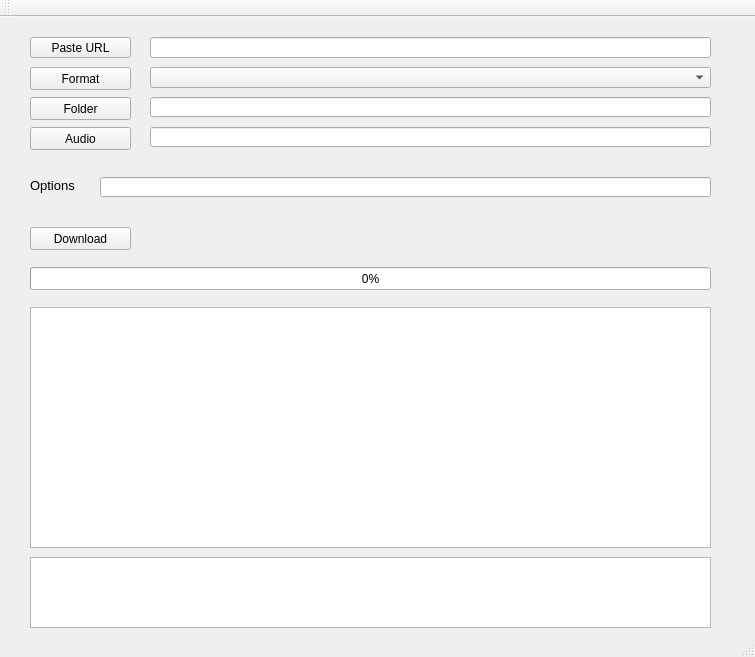
<?xml version="1.0" encoding="UTF-8"?>
<ui version="4.0">
 <class>DownloaderClass</class>
 <widget class="QMainWindow" name="DownloaderClass">
  <property name="geometry">
   <rect>
    <x>0</x>
    <y>0</y>
    <width>755</width>
    <height>657</height>
   </rect>
  </property>
  <property name="windowTitle">
   <string>Downloader</string>
  </property>
  <widget class="QWidget" name="centralWidget">
   <widget class="QLineEdit" name="lnURL">
    <property name="geometry">
     <rect>
      <x>150</x>
      <y>20</y>
      <width>561</width>
      <height>21</height>
     </rect>
    </property>
   </widget>
   <widget class="QPushButton" name="btnPaste">
    <property name="geometry">
     <rect>
      <x>30</x>
      <y>20</y>
      <width>101</width>
      <height>21</height>
     </rect>
    </property>
    <property name="text">
     <string>Paste URL</string>
    </property>
   </widget>
   <widget class="QPushButton" name="btnFormat">
    <property name="geometry">
     <rect>
      <x>30</x>
      <y>50</y>
      <width>101</width>
      <height>23</height>
     </rect>
    </property>
    <property name="text">
     <string>Format</string>
    </property>
   </widget>
   <widget class="QComboBox" name="cmbFormat">
    <property name="geometry">
     <rect>
      <x>150</x>
      <y>50</y>
      <width>561</width>
      <height>21</height>
     </rect>
    </property>
   </widget>
   <widget class="QPushButton" name="btnDownload">
    <property name="geometry">
     <rect>
      <x>30</x>
      <y>210</y>
      <width>101</width>
      <height>23</height>
     </rect>
    </property>
    <property name="text">
     <string>Download</string>
    </property>
   </widget>
   <widget class="QTextEdit" name="txtOutput">
    <property name="geometry">
     <rect>
      <x>30</x>
      <y>290</y>
      <width>681</width>
      <height>241</height>
     </rect>
    </property>
   </widget>
   <widget class="QProgressBar" name="progressBar">
    <property name="geometry">
     <rect>
      <x>30</x>
      <y>250</y>
      <width>681</width>
      <height>23</height>
     </rect>
    </property>
    <property name="value">
     <number>0</number>
    </property>
   </widget>
   <widget class="QTextEdit" name="txtEdit">
    <property name="geometry">
     <rect>
      <x>30</x>
      <y>540</y>
      <width>681</width>
      <height>71</height>
     </rect>
    </property>
   </widget>
   <widget class="QPushButton" name="btnFolder">
    <property name="geometry">
     <rect>
      <x>30</x>
      <y>80</y>
      <width>101</width>
      <height>23</height>
     </rect>
    </property>
    <property name="text">
     <string>Folder</string>
    </property>
   </widget>
   <widget class="QLineEdit" name="edtFolder">
    <property name="geometry">
     <rect>
      <x>150</x>
      <y>80</y>
      <width>561</width>
      <height>20</height>
     </rect>
    </property>
   </widget>
   <widget class="QLineEdit" name="edtOptions">
    <property name="geometry">
     <rect>
      <x>100</x>
      <y>160</y>
      <width>611</width>
      <height>20</height>
     </rect>
    </property>
   </widget>
   <widget class="QLabel" name="label">
    <property name="geometry">
     <rect>
      <x>30</x>
      <y>160</y>
      <width>51</width>
      <height>16</height>
     </rect>
    </property>
    <property name="font">
     <font>
      <pointsize>10</pointsize>
     </font>
    </property>
    <property name="text">
     <string>Options</string>
    </property>
   </widget>
   <widget class="QPushButton" name="btnAudio">
    <property name="geometry">
     <rect>
      <x>30</x>
      <y>110</y>
      <width>101</width>
      <height>23</height>
     </rect>
    </property>
    <property name="text">
     <string>Audio</string>
    </property>
   </widget>
   <widget class="QLineEdit" name="edtAudioSettings">
    <property name="geometry">
     <rect>
      <x>150</x>
      <y>110</y>
      <width>561</width>
      <height>20</height>
     </rect>
    </property>
    <property name="readOnly">
     <bool>true</bool>
    </property>
   </widget>
  </widget>
  <widget class="QMenuBar" name="menuBar">
   <property name="geometry">
    <rect>
     <x>0</x>
     <y>0</y>
     <width>755</width>
     <height>18</height>
    </rect>
   </property>
  </widget>
  <widget class="QToolBar" name="mainToolBar">
   <attribute name="toolBarArea">
    <enum>TopToolBarArea</enum>
   </attribute>
   <attribute name="toolBarBreak">
    <bool>false</bool>
   </attribute>
  </widget>
  <widget class="QStatusBar" name="statusBar"/>
 </widget>
 <layoutdefault spacing="6" margin="11"/>
 <resources>
  <include location="Downloader.qrc"/>
 </resources>
 <connections/>
</ui>
